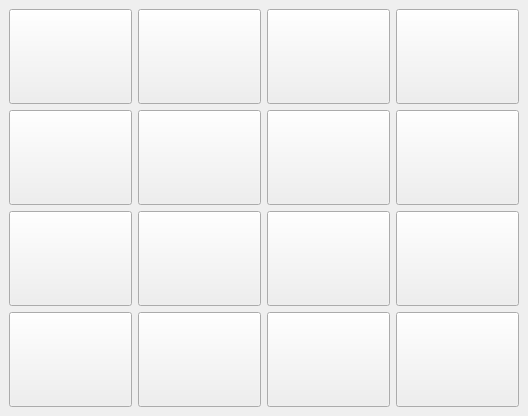
<?xml version="1.0" encoding="UTF-8"?>
<ui version="4.0">
 <class>ui_mainwindow</class>
 <widget class="QMainWindow" name="ui_mainwindow">
  <property name="geometry">
   <rect>
    <x>0</x>
    <y>0</y>
    <width>468</width>
    <height>416</height>
   </rect>
  </property>
  <property name="windowTitle">
   <string>Puzzle15</string>
  </property>
  <widget class="QWidget" name="centralwidget">
   <layout class="QGridLayout" name="gridLayout">
    <item row="1" column="3">
     <widget class="QPushButton" name="btbn_8">
      <property name="sizePolicy">
       <sizepolicy hsizetype="Minimum" vsizetype="Expanding">
        <horstretch>0</horstretch>
        <verstretch>0</verstretch>
       </sizepolicy>
      </property>
      <property name="font">
       <font>
        <pointsize>32</pointsize>
       </font>
      </property>
      <property name="text">
       <string/>
      </property>
     </widget>
    </item>
    <item row="0" column="3">
     <widget class="QPushButton" name="btn_4">
      <property name="sizePolicy">
       <sizepolicy hsizetype="Minimum" vsizetype="Expanding">
        <horstretch>0</horstretch>
        <verstretch>0</verstretch>
       </sizepolicy>
      </property>
      <property name="font">
       <font>
        <pointsize>32</pointsize>
       </font>
      </property>
      <property name="text">
       <string/>
      </property>
     </widget>
    </item>
    <item row="1" column="1">
     <widget class="QPushButton" name="btn_6">
      <property name="sizePolicy">
       <sizepolicy hsizetype="Minimum" vsizetype="Expanding">
        <horstretch>0</horstretch>
        <verstretch>0</verstretch>
       </sizepolicy>
      </property>
      <property name="font">
       <font>
        <pointsize>32</pointsize>
       </font>
      </property>
      <property name="text">
       <string/>
      </property>
     </widget>
    </item>
    <item row="1" column="2">
     <widget class="QPushButton" name="btn_7">
      <property name="sizePolicy">
       <sizepolicy hsizetype="Minimum" vsizetype="Expanding">
        <horstretch>0</horstretch>
        <verstretch>0</verstretch>
       </sizepolicy>
      </property>
      <property name="font">
       <font>
        <pointsize>32</pointsize>
       </font>
      </property>
      <property name="text">
       <string/>
      </property>
     </widget>
    </item>
    <item row="2" column="0">
     <widget class="QPushButton" name="btn_9">
      <property name="sizePolicy">
       <sizepolicy hsizetype="Minimum" vsizetype="Expanding">
        <horstretch>0</horstretch>
        <verstretch>0</verstretch>
       </sizepolicy>
      </property>
      <property name="font">
       <font>
        <pointsize>32</pointsize>
       </font>
      </property>
      <property name="text">
       <string/>
      </property>
     </widget>
    </item>
    <item row="1" column="0">
     <widget class="QPushButton" name="btn_5">
      <property name="sizePolicy">
       <sizepolicy hsizetype="Minimum" vsizetype="Expanding">
        <horstretch>0</horstretch>
        <verstretch>0</verstretch>
       </sizepolicy>
      </property>
      <property name="font">
       <font>
        <pointsize>32</pointsize>
       </font>
      </property>
      <property name="text">
       <string/>
      </property>
     </widget>
    </item>
    <item row="0" column="1">
     <widget class="QPushButton" name="btn_2">
      <property name="sizePolicy">
       <sizepolicy hsizetype="Minimum" vsizetype="Expanding">
        <horstretch>0</horstretch>
        <verstretch>0</verstretch>
       </sizepolicy>
      </property>
      <property name="font">
       <font>
        <pointsize>32</pointsize>
       </font>
      </property>
      <property name="text">
       <string/>
      </property>
     </widget>
    </item>
    <item row="0" column="0">
     <widget class="QPushButton" name="btn_1">
      <property name="sizePolicy">
       <sizepolicy hsizetype="Minimum" vsizetype="Expanding">
        <horstretch>0</horstretch>
        <verstretch>0</verstretch>
       </sizepolicy>
      </property>
      <property name="font">
       <font>
        <pointsize>32</pointsize>
       </font>
      </property>
      <property name="text">
       <string/>
      </property>
     </widget>
    </item>
    <item row="0" column="2">
     <widget class="QPushButton" name="btn_3">
      <property name="sizePolicy">
       <sizepolicy hsizetype="Minimum" vsizetype="Expanding">
        <horstretch>0</horstretch>
        <verstretch>0</verstretch>
       </sizepolicy>
      </property>
      <property name="font">
       <font>
        <pointsize>32</pointsize>
       </font>
      </property>
      <property name="text">
       <string/>
      </property>
     </widget>
    </item>
    <item row="3" column="0">
     <widget class="QPushButton" name="btn_13">
      <property name="sizePolicy">
       <sizepolicy hsizetype="Minimum" vsizetype="Expanding">
        <horstretch>0</horstretch>
        <verstretch>0</verstretch>
       </sizepolicy>
      </property>
      <property name="font">
       <font>
        <pointsize>32</pointsize>
       </font>
      </property>
      <property name="text">
       <string/>
      </property>
     </widget>
    </item>
    <item row="2" column="1">
     <widget class="QPushButton" name="btn_10">
      <property name="sizePolicy">
       <sizepolicy hsizetype="Minimum" vsizetype="Expanding">
        <horstretch>0</horstretch>
        <verstretch>0</verstretch>
       </sizepolicy>
      </property>
      <property name="font">
       <font>
        <pointsize>32</pointsize>
       </font>
      </property>
      <property name="text">
       <string/>
      </property>
     </widget>
    </item>
    <item row="2" column="2">
     <widget class="QPushButton" name="btn_11">
      <property name="sizePolicy">
       <sizepolicy hsizetype="Minimum" vsizetype="Expanding">
        <horstretch>0</horstretch>
        <verstretch>0</verstretch>
       </sizepolicy>
      </property>
      <property name="font">
       <font>
        <pointsize>32</pointsize>
       </font>
      </property>
      <property name="text">
       <string/>
      </property>
     </widget>
    </item>
    <item row="2" column="3">
     <widget class="QPushButton" name="btn_12">
      <property name="sizePolicy">
       <sizepolicy hsizetype="Minimum" vsizetype="Expanding">
        <horstretch>0</horstretch>
        <verstretch>0</verstretch>
       </sizepolicy>
      </property>
      <property name="font">
       <font>
        <pointsize>32</pointsize>
       </font>
      </property>
      <property name="text">
       <string/>
      </property>
     </widget>
    </item>
    <item row="3" column="1">
     <widget class="QPushButton" name="btn_14">
      <property name="sizePolicy">
       <sizepolicy hsizetype="Minimum" vsizetype="Expanding">
        <horstretch>0</horstretch>
        <verstretch>0</verstretch>
       </sizepolicy>
      </property>
      <property name="font">
       <font>
        <pointsize>32</pointsize>
       </font>
      </property>
      <property name="text">
       <string/>
      </property>
     </widget>
    </item>
    <item row="3" column="2">
     <widget class="QPushButton" name="btn_15">
      <property name="sizePolicy">
       <sizepolicy hsizetype="Minimum" vsizetype="Expanding">
        <horstretch>0</horstretch>
        <verstretch>0</verstretch>
       </sizepolicy>
      </property>
      <property name="font">
       <font>
        <pointsize>32</pointsize>
       </font>
      </property>
      <property name="text">
       <string/>
      </property>
     </widget>
    </item>
    <item row="3" column="3">
     <widget class="QPushButton" name="btn_16">
      <property name="sizePolicy">
       <sizepolicy hsizetype="Minimum" vsizetype="Expanding">
        <horstretch>0</horstretch>
        <verstretch>0</verstretch>
       </sizepolicy>
      </property>
      <property name="font">
       <font>
        <pointsize>32</pointsize>
       </font>
      </property>
      <property name="text">
       <string/>
      </property>
     </widget>
    </item>
   </layout>
  </widget>
 </widget>
 <resources/>
 <connections/>
</ui>
